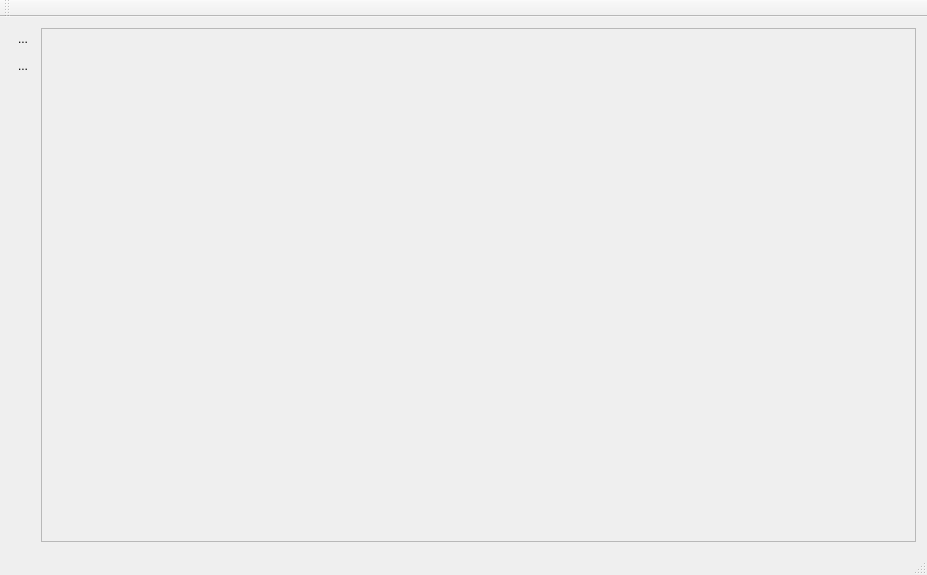
<?xml version="1.0" encoding="UTF-8"?>
<ui version="4.0">
 <class>ScreenShotClass</class>
 <widget class="QMainWindow" name="ScreenShotClass">
  <property name="geometry">
   <rect>
    <x>0</x>
    <y>0</y>
    <width>927</width>
    <height>575</height>
   </rect>
  </property>
  <property name="windowTitle">
   <string>ScreenShot</string>
  </property>
  <widget class="QWidget" name="centralWidget">
   <layout class="QHBoxLayout" name="horizontalLayout">
    <item>
     <layout class="QVBoxLayout" name="verticalLayout">
      <item>
       <widget class="QToolButton" name="actionCapture">
        <property name="text">
         <string>...</string>
        </property>
        <property name="icon">
         <iconset resource="ScreenShot.qrc">
          <normaloff>:/ScreenShot/Resources/Shot.png</normaloff>:/ScreenShot/Resources/Shot.png</iconset>
        </property>
        <property name="iconSize">
         <size>
          <width>128</width>
          <height>128</height>
         </size>
        </property>
        <property name="autoRaise">
         <bool>true</bool>
        </property>
       </widget>
      </item>
      <item>
       <widget class="QToolButton" name="actionSave">
        <property name="text">
         <string>...</string>
        </property>
        <property name="icon">
         <iconset resource="ScreenShot.qrc">
          <normaloff>:/ScreenShot/Resources/Save.png</normaloff>:/ScreenShot/Resources/Save.png</iconset>
        </property>
        <property name="iconSize">
         <size>
          <width>128</width>
          <height>128</height>
         </size>
        </property>
        <property name="autoRaise">
         <bool>true</bool>
        </property>
       </widget>
      </item>
      <item>
       <spacer name="verticalSpacer">
        <property name="orientation">
         <enum>Qt::Vertical</enum>
        </property>
        <property name="sizeHint" stdset="0">
         <size>
          <width>20</width>
          <height>40</height>
         </size>
        </property>
       </spacer>
      </item>
     </layout>
    </item>
    <item>
     <widget class="AfPicture" name="frame">
      <property name="enabled">
       <bool>true</bool>
      </property>
      <property name="sizePolicy">
       <sizepolicy hsizetype="Preferred" vsizetype="Preferred">
        <horstretch>2</horstretch>
        <verstretch>0</verstretch>
       </sizepolicy>
      </property>
      <property name="frameShape">
       <enum>QFrame::StyledPanel</enum>
      </property>
      <property name="frameShadow">
       <enum>QFrame::Raised</enum>
      </property>
     </widget>
    </item>
   </layout>
  </widget>
  <widget class="QMenuBar" name="menuBar">
   <property name="geometry">
    <rect>
     <x>0</x>
     <y>0</y>
     <width>927</width>
     <height>23</height>
    </rect>
   </property>
  </widget>
  <widget class="QToolBar" name="mainToolBar">
   <attribute name="toolBarArea">
    <enum>TopToolBarArea</enum>
   </attribute>
   <attribute name="toolBarBreak">
    <bool>false</bool>
   </attribute>
  </widget>
  <widget class="QStatusBar" name="statusBar"/>
 </widget>
 <layoutdefault spacing="6" margin="11"/>
 <customwidgets>
  <customwidget>
   <class>AfPicture</class>
   <extends>QFrame</extends>
   <header>AfPicture.h</header>
   <container>1</container>
  </customwidget>
 </customwidgets>
 <resources>
  <include location="ScreenShot.qrc"/>
 </resources>
 <connections/>
</ui>
